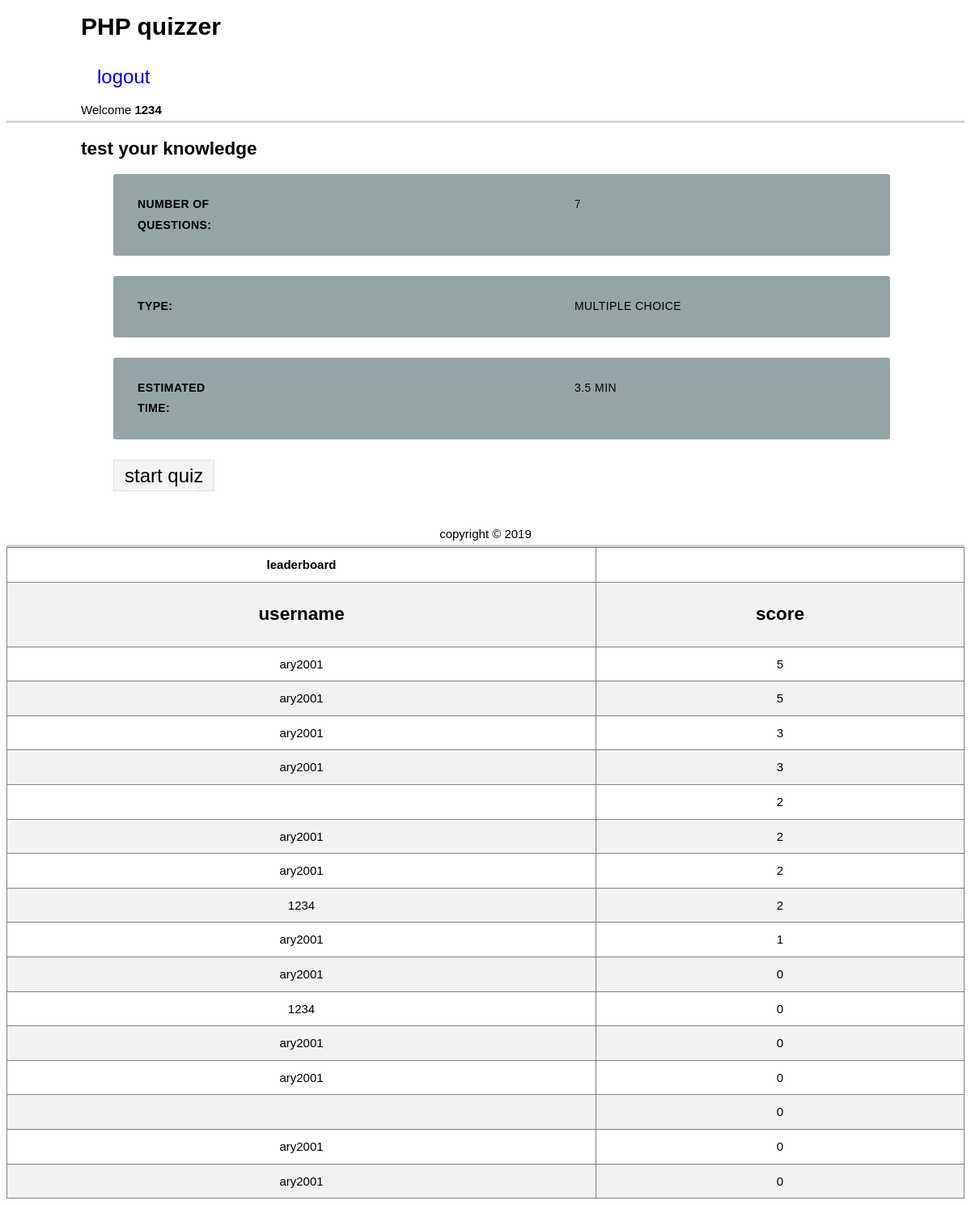
Screenshot of /index.php (signed in) with the database file from the repository.
### tables this page shows
CREATE TABLE `score` (
  `username` varchar(255) NOT NULL,
  `score` int(11) NOT NULL
);

### index.php (the view, shortened to what this page needs)
<?php include 'database.php';?>
<?php
$query = "SELECT * from questions";
$results = $mysqli->query($query) or die($mysqli->error.__LINE__);
$total = $results->num_rows;
?>
<!doctype html>
<html>
    <head>
    <link rel = "stylesheet" href = "css/style.css" type = "text/css" />
    </head>
<body>
<header>
    <div class="container">
        <h1>PHP quizzer</h1>
        <a href = logout.php >logout</a>
    Welcome <strong> <?php echo $_SESSION['username']; ?></strong>
    </div>
</header>
<main>
    <div class="container">
        <h2>test your knowledge</h2>
  <ul class="responsive-table">
    <li class="table-header">
      <div class="col col-1"><strong>Number of questions:</strong></div>
      <div class="col col-2"><?php echo $total; ?></div>
    </li>
        <li class="table-header">
      <div class="col col-1"><strong>Type:</strong></div>
      <div class="col col-2">Multiple choice</div>
    </li>
        <li class="table-header">
      <div class="col col-1"><strong>Estimated Time:</strong> </div>
      <div class="col col-2"><?php echo $total * .5; ?> min </div>
    </li>
        <a href  = "question.php?n=1" class = "start">start quiz </a>
    </div>
</main>
<?php
$sql = "SELECT username,score FROM score order by score DESC";
  $result = $mysqli->query($sql);
 echo" <table border = '1'>";
 echo"<th>leaderboard</th><tr><td><h2>username</h2></td><td><h2>score</h2></td></tr>";
 while ($a =mysqli_fetch_assoc($result)) {
    echo"<tr><td>{$a['username']}</td><td>{$a['score']}</td></tr>";
 }
?>
<footer>
    <div class="container">
        copyright &copy; 2019
    </div>
</footer>
</body>
</html>

### css/style.css (style rules this page uses)
body { font-family: Arial, Helvetica, sans-serif; font-size: 15px; line-height: 1.6rem; }
.responsive-table li { border-radius: 3px; padding: 25px 30px; display: flex; justify-content: space-between; margin-bottom: 25px; }
.responsive-table .table-header { background-color: #95A5A6; font-size: 14px; text-transform: uppercase; letter-spacing: 0.03em; }
.responsive-table .col-1 { flex-basis: 10%; }
.responsive-table .col-2 { flex-basis: 40%; }
a { display: block; margin: auto; padding: 1rem 1.25rem; font-family: sans-serif; font-size: 1.5rem; text-decoration: none; color: rgb(3, 3, 17)55, 255, 255); position: relative; transition: all 0.3s cubic-bezier(0.2, 0, 0, 1); z-index: 1; }
a:after { content: ''; display: block; height: 2px; position: absolute; bottom: 0; right: 1.25rem; left: 1.25rem; background-color: #ffffff; transition: all 0.3s cubic-bezier(0.2, 0, 0, 1); -webkit-transform-origin: bottom center; transform-origin: bottom center; z-index: -1; }
.container { max-width: 1000px; margin-left: auto; margin-right: auto; padding-left: 10px; padding-right: 10px; }
header { border-bottom: 3px lightgrey solid; }
footer { border-bottom: 3px lightgrey solid; text-align: center; padding-top: 5px; }
main { padding-bottom: 20px; }
a.start { display: inline-block; color: rgb(0, 0, 0); background: #f4f4f4; border: 1px dotted #ccc; padding: 6px 13px; }

### index.php (style rules this page uses)
table { border-collapse: collapse; width: 100%; align: center; }
th, td { text-align: center; padding: 8px; }
tr:nth-child(even) { background-color: #f2f2f2; }

### rows the page displays
score: username "ary2001", score "5"
score: username "ary2001", score "5"
score: username "ary2001", score "3"
score: username "ary2001", score "3"
score: score "2"
score: username "ary2001", score "2"
score: username "ary2001", score "2"
score: username "1234", score "2"
score: username "ary2001", score "1"
score: username "ary2001", score "0"
score: username "1234", score "0"
score: username "ary2001", score "0"
score: username "ary2001", score "0"
score: score "0"
score: username "ary2001", score "0"
score: username "ary2001", score "0"

### other values shown
$_SESSION['username'] "1234"
$total "7"
$total * .5 "3.5"
